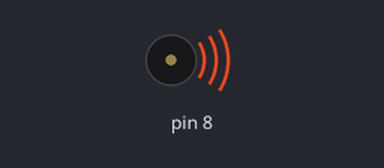
The sketch below on a simulated Arduino Uno, built with avr-gcc and run on an emulated ATmega328P. Shown: buzzer (waves = sounding). What the sketch prints to the serial monitor is not drawn.

Above: at 0.1 s.
At 0.7 s:
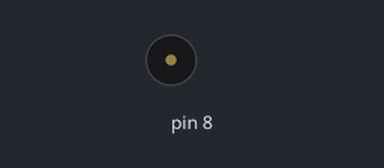
Timing chart, 0 to 2.2 s (numbered marks = the images above):
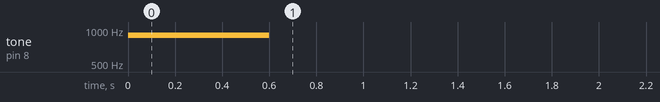

The sketch:

NO2.ino
```cpp
void setup(){

    tone(8, 900,600);
    Serial.begin(9600);
    Serial.println( "Hello MDT" );

}
void loop(){

}
```

Measured:
- by itself, tone on pin 8: silent → 900 Hz at 0.00 s, → silent 0.60 s later
